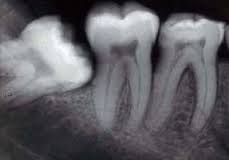
%> input picture Mau/ThuatToan/code_28.6_TMT/code_28.6_TMT/img_1.jpg, 229 x 160 px
$ octave --eval "result = level_set(imread('img_1.jpg'));"   (GNU Octave 9; MATLAB toolbox functions it lacks are replaced by stand-ins)
%> lines starting %> are read from the running program, lines starting %| are printed output that depends on the picture; in (x1, y1, x2, y2) boxes, pixels count from 0 and x2, y2 are one past the last pixel; in counts of white or black regions, pixels touching at a corner belong together; the program's own positions count from 1
### Mau/ThuatToan/code_28.6_TMT/code_28.6_TMT/normalize01.m
function f=normalize01(f);
% Normalize to the range of [0,1]

fmin  = min(f(:));
%> fmin = 2
fmax  = max(f(:));
%> fmax = 252
f = (f-fmin)/(fmax-fmin);  % Normalize f to the range [0,1]

### Mau/ThuatToan/code_28.6_TMT/code_28.6_TMT/lse_bfe.m
function [u, b, C]= lse_bfe(u0,Img, b, Ksigma,KONE, nu,timestep,mu,epsilon, iter_lse)
% This code implements the level set evolution (LSE) and bias field estimation
% proposed in the following paper:
%      C. Li, R. Huang, Z. Ding, C. Gatenby, D. N. Metaxas, and J. C. Gore,
%      "A Level Set Method for Image Segmentation in the Presence of Intensity
%      Inhomogeneities with Application to MRI", IEEE Trans. Image Processing, 2011
%
% Note:
%    This code implements the two-phase formulation of the model in the above paper.
%    The two-phase formulation uses the signs of a level set function to represent
%    two disjoint regions, and therefore can be used to segment an image into two regions,
%    which are represented by (u>0) and (u<0), where u is the level set function.
%
%    All rights researved by Chunming Li, who formulated the model, designed and
%    implemented the algorithm in the above paper.
%
% E-mail: lchunming@gmail.com
% URL: http://www.engr.uconn.edu/~cmli/
% Copyright (c) by Chunming Li
% Author: Chunming Li

u=u0;
KB1 = conv2(b,Ksigma,'same');
KB2 = conv2(b.^2,Ksigma,'same');
C =updateC(Img, u, KB1, KB2, epsilon);

KONE_Img = Img.^2.*KONE;
u = updateLSF(Img,u, C, KONE_Img, KB1, KB2, mu, nu, timestep, epsilon, iter_lse);

Hu=Heaviside(u,epsilon);
M(:,:,1)=Hu;
M(:,:,2)=1-Hu;
b =updateB(Img, C, M,  Ksigma);


% update level set function
function u = updateLSF(Img, u0, C, KONE_Img, KB1, KB2, mu, nu, timestep, epsilon, iter_lse)
u=u0;
Hu=Heaviside(u,epsilon);
M(:,:,1)=Hu;
M(:,:,2)=1-Hu;
N_class=size(M,3);
e=zeros(size(M));
u=u0;
for kk=1:N_class
    e(:,:,kk) = KONE_Img - 2*Img.*C(kk).*KB1 + C(kk)^2*KB2;
end

for kk=1:iter_lse
    u=NeumannBoundCond(u);
    K=curvature_central(u);    % div()
    DiracU=Dirac(u,epsilon);
    ImageTerm=-DiracU.*(e(:,:,1)-e(:,:,2));
    penalizeTerm=mu*(4*del2(u)-K);
    lengthTerm=nu.*DiracU.*K;
    u=u+timestep*(lengthTerm+penalizeTerm+ImageTerm);
end

% update b
function b =updateB(Img, C, M,  Ksigma)

PC1=zeros(size(Img));
PC2=PC1;
N_class=size(M,3);
for kk=1:N_class
    PC1=PC1+C(kk)*M(:,:,kk);
    PC2=PC2+C(kk)^2*M(:,:,kk);
end
KNm1 = conv2(PC1.*Img,Ksigma,'same');
KDn1 = conv2(PC2,Ksigma,'same');

b = KNm1./KDn1;

% Update C
function C_new =updateC(Img, u, Kb1, Kb2, epsilon)
Hu=Heaviside(u,epsilon);
M(:,:,1)=Hu;
M(:,:,2)=1-Hu;
N_class=size(M,3);
for kk=1:N_class
    Nm2 = Kb1.*Img.*M(:,:,kk);
    Dn2 = Kb2.*M(:,:,kk);
    C_new(kk) = sum(Nm2(:))/sum(Dn2(:));
end


% Make a function satisfy Neumann boundary condition
% [16 lines left out: functions NeumannBoundCond, curvature_central, not called in this run]

function h = Heaviside(x,epsilon)
h=0.5*(1+(2/pi)*atan(x./epsilon));

function f = Dirac(x, epsilon)
f=(epsilon/pi)./(epsilon^2.+x.^2);

### Mau/ThuatToan/code_28.6_TMT/code_28.6_TMT/level_set.m
%X=dlmread('img_1')
%level_set
function Img_corrected=level_set(Img)
% close all;
% clear all;
% Img=imread('img_1.jpg');
Img=double(Img(:,:,1));
A=255;
Img=A*normalize01(Img); % rescale the image intensities
nu=0.001*A^2; % coefficient of arc length term

sigma = 8; % scale parameter that specifies the size of the neighborhood
iter_outer=50;
iter_inner=10;   % inner iteration for level set evolution

timestep=.1;
mu=2;  % coefficient for distance regularization term (regularize the level set function)

c0=1;
%figure(1);
imagesc(Img,[0, 255]); colormap(gray); axis off; axis equal

% initialize level set function
initialLSF = c0*ones(size(Img));
initialLSF(30:90,50:90) = -c0;
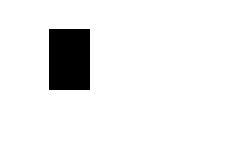
%> initialLSF: size 160x229 double; values -1 (black) and 1 (white), 93.2% white; 1 black region, box (x1, y1, x2, y2) and area: (49, 29, 90, 90) 2501
u=initialLSF;

hold on;
contour(u,[0 0],'r');
title('Initial contour');

%figure(2);
imagesc(Img,[0, 255]); colormap(gray); axis off; axis equal
hold on;
contour(u,[0 0],'r');
title('Initial contour');

epsilon=1;
b=ones(size(Img));

K=fspecial('gaussian',round(2*sigma)*2+1,sigma);
KI=conv2(Img,K,'same');
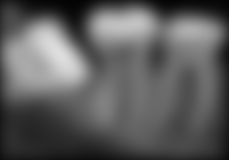
%> KI: size 160x229 double; min 3.68, max 222.2, mean 93.5
KONE=conv2(ones(size(Img)),K,'same');

[row,col]=size(Img);
%> row = 160; col = 229
N=row*col;
%> N = 36640

for n=1:iter_outer
    [u, b, C]= lse_bfe(u,Img, b, K,KONE, nu,timestep,mu,epsilon, iter_inner);

    if mod(n,2)==0
        %pause(0.001);
        imagesc(Img,[0, 255]); colormap(gray); axis off; axis equal;
        hold on;
        contour(u,[0 0],'r');
        iterNum=[num2str(n), ' iterations'];
        title(iterNum);
        hold off;
    end

end
%> this loop made 50 passes
%> C on passes 1 to 12: [96.4 107.3], [76.74 115.7], [68.32 118.9], [64.87 120], [63.06 120.6], [61.82 121], [60.94 121.3], [60.29 121.5], [59.79 121.6], [59.4 121.8], [59.09 121.8], [58.82 121.9]
%> pass 1, in updateB, `KNm1 = conv2(PC1.*Img,Ksigma,'same');`:
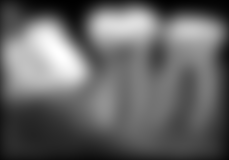
%> KNm1: size 160x229 double; min 355, max 23832.4, mean 9692.8; drawn with min black and max white
%> after the loop:
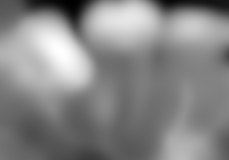
%> b: size 160x229 double; min 0.121, max 1.84, mean 1.03; drawn with min black and max white
%> after the loop:
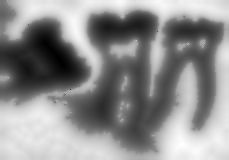
%> u: size 160x229 double; min -90.27, max 65.88, mean -3; drawn with min black and max white
%> after the loop, iterNum = '50 iterations'
%> after the loop:
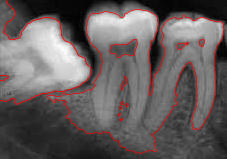
%> figure redrawn from the program's plot data; its title reads '50 iterations'
Mask =(Img>10);
%> Mask: size 160x229 logical; 95.9% white; 36 black regions (31 under 20 px), largest, box (x1, y1, x2, y2) and area: (45, 0, 108, 46) 795, (147, 0, 198, 16) 449, (218, 47, 229, 58) 51, (112, 0, 126, 4) 29, (199, 8, 216, 11) 24
Img_corrected=normalize01(Mask.*Img./(b+(b==0)))*255;
%> in normalize01 (call 2), `fmin  = min(f(:));`: fmin = 0
%> in normalize01 (call 2), `fmax  = max(f(:));`: fmax = 160.3
%> in normalize01 (call 2), `f = (f-fmin)/(fmax-fmin);`:
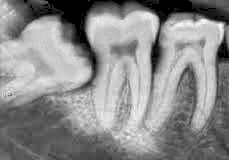
%> f: size 160x229 double; min 0, max 1, mean 0.55

%figure(3); imagesc(b);  colormap(gray); axis off; axis equal;
%title('Bias field');

% figure(1);
imagesc(Img_corrected); colormap(gray); axis off; axis equal;
title('Bias corrected image');
end
